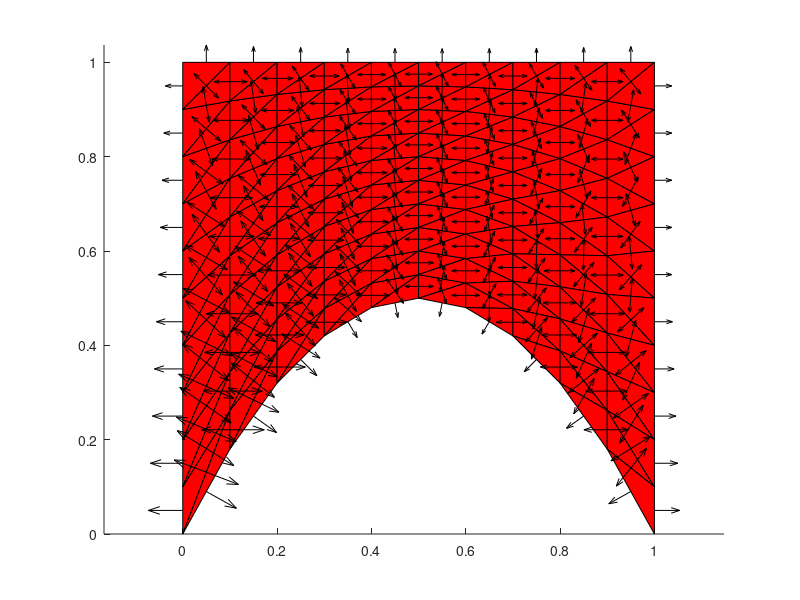

Recreate this plot in MATLAB.
clear all


[xx,yy] = meshgrid([0:0.1:1]);
Vert_num = xx*0;

X = xx(:);
Y = yy(:);

Y = Y+2*X.*(X-1).*(Y-1);

for i = 1:11
    for j = 1:11
        Vert_num(i,j) = (i-1)*11 + j;
    end
end
Count = 1;
for i = 1:10
    for j = 1:10
        Vert_sq((i-1)*10 + j,:) = [Vert_num(i,j) Vert_num(i,j+1) Vert_num(i+1,j+1) Vert_num(i+1,j)];
    end
end


for i = 1:100;
    Vert_tri((i-1)*2 + 1:(i-1)*2+2,:) = [Vert_sq(i,1:3);Vert_sq(i,3:4) Vert_sq(i,1)];
end


%Calculating normals:

for i = 1:200
    Nx(i,:) = [Y(Vert_tri(i,2))-Y(Vert_tri(i,1)) Y(Vert_tri(i,3))-Y(Vert_tri(i,2)) Y(Vert_tri(i,1))-Y(Vert_tri(i,3))];
    Ny(i,:) = [X(Vert_tri(i,1))-X(Vert_tri(i,2)) X(Vert_tri(i,2))-X(Vert_tri(i,3)) X(Vert_tri(i,3))-X(Vert_tri(i,1))];
    CMx(i,:) = [X(Vert_tri(i,1))+X(Vert_tri(i,2)) X(Vert_tri(i,2))+X(Vert_tri(i,3)) X(Vert_tri(i,3))+X(Vert_tri(i,1))]/2;
    CMy(i,:) = [Y(Vert_tri(i,1))+Y(Vert_tri(i,2)) Y(Vert_tri(i,2))+Y(Vert_tri(i,3)) Y(Vert_tri(i,3))+Y(Vert_tri(i,1))]/2;
end
N_mag = sqrt(Nx.^2 + Ny.^2);
Nx = -Nx./N_mag;
Ny = -Ny./N_mag;


hold on
for i = 1:200
    fill(X(Vert_tri(i,:)),Y(Vert_tri(i,:)),'r');
    
end
for i = 1:200
    quiver(CMx(i,:),CMy(i,:),Nx(i,:)*0.1,Ny(i,:)*0.1,'k');
end
axis equal
